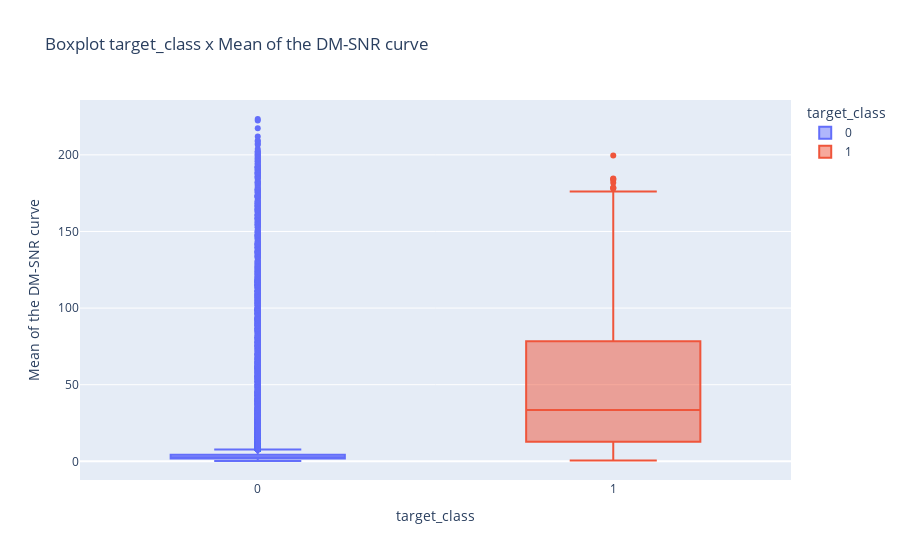

The cell this chart's notebook holds for it:
### Code cell
# Boxplot target_class x Mean of the DM-SNR curve
px.box(df_pulsar, x='target_class', y='Mean of the DM-SNR curve', color='target_class', title='Boxplot target_class x Mean of the DM-SNR curve')

### Figure 1 — Plotly figure (JSON) as saved in the notebook; plotly's stock layout.template omitted (floating-point values rounded to 4 significant figures; data arrays with more than 128 entries replaced by an {"elided": "..."} marker saying what was removed)
{"data": [{"alignmentgroup": "True", "hovertemplate": "target_class=%{x}<br>Mean of the DM-SNR curve=%{y}<extra></extra>", "legendgroup": "0", "marker": {"color": "#636efa"}, "name": "0", "notched": false, "offsetgroup": "0", "orientation": "v", "showlegend": true, "type": "box", "x": {"elided": "16259 int values"}, "x0": " ", "xaxis": "x", "y": {"elided": "16259 float values"}, "y0": " ", "yaxis": "y"}, {"alignmentgroup": "True", "hovertemplate": "target_class=%{x}<br>Mean of the DM-SNR curve=%{y}<extra></extra>", "legendgroup": "1", "marker": {"color": "#EF553B"}, "name": "1", "notched": false, "offsetgroup": "1", "orientation": "v", "showlegend": true, "type": "box", "x": {"elided": "1639 int values"}, "x0": " ", "xaxis": "x", "y": {"elided": "1639 float values"}, "y0": " ", "yaxis": "y"}], "layout": {"boxmode": "overlay", "legend": {"title": {"text": "target_class"}, "tracegroupgap": 0}, "title": {"text": "Boxplot target_class x Mean of the DM-SNR curve"}, "xaxis": {"anchor": "y", "categoryarray": [0, 1], "categoryorder": "array", "domain": [0, 1], "title": {"text": "target_class"}}, "yaxis": {"anchor": "x", "domain": [0, 1], "title": {"text": "Mean of the DM-SNR curve"}}}}
